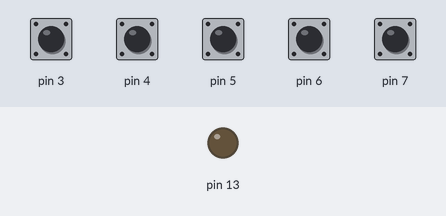
Recording of a sketch running on a simulated Arduino Uno, built with avr-gcc and run on an emulated ATmega328P. Shown: output pins drawn as LEDs (lit = HIGH). Dashed ring = blinking. The test bench sets the inputs (shaded band); at power-on: pin 3–7 HIGH. What the sketch prints to the serial monitor is not drawn.

Above: at 1.2 s.
1.3 s: pin 3 pulled LOW for 0.15 s
At 1.38 s:
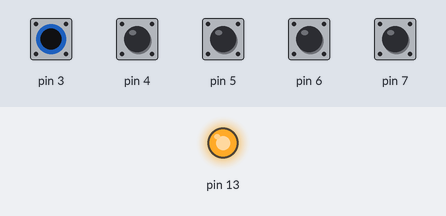
2.9 s: pin 4 pulled LOW for 0.15 s
At 4.2 s:
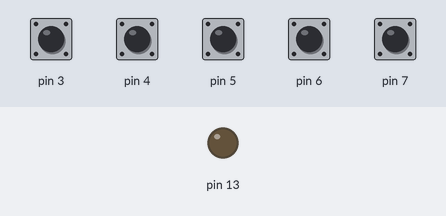
4.5 s: pin 5 pulled LOW for 0.15 s
At 4.58 s:
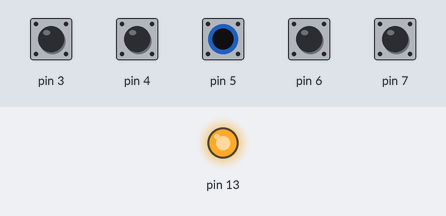
6.1 s: pin 6 pulled LOW for 0.15 s
At 6.7 s:
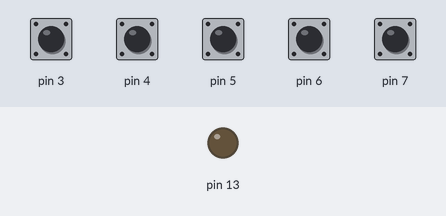
7.7 s: pin 7 pulled LOW for 0.15 s
At 7.77 s:
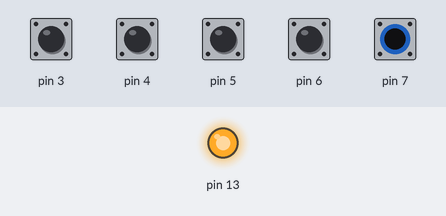
9.3 s: pin 3 pulsed LOW 5 times (0.12 s each, 0.3 s apart)
At 10.56 s:
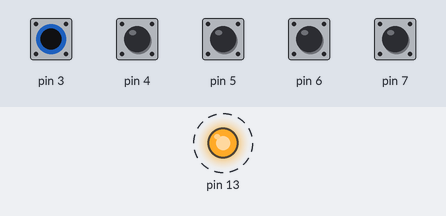
Timing chart, 0 to 12.3 s (numbered marks = the images above; inputs shaded):
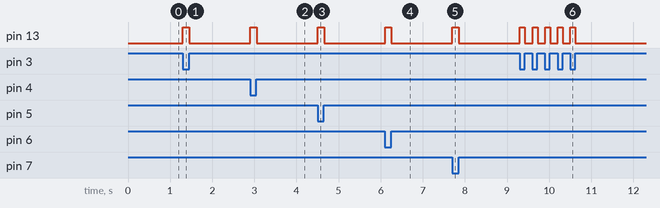

The sketch:

BUTTONS.ino
```cpp
int i;
int check=0;
int oldcheck=0;

void setup() {
  Serial.begin(9600);
  pinMode(13, OUTPUT);
  for(i=3;i<=7;++i) pinMode(i, INPUT_PULLUP);
}

void loop() {
  check=0;
  for(i=3;i<=7;++i)
    if(digitalRead(i)==LOW) check=i;

  if(check>0) digitalWrite(13, HIGH);
  else digitalWrite(13, LOW);

  if(oldcheck!=check)
  {
    switch(check)
    {
      case  3: Serial.print("Y"); break;
      case  4: Serial.print("B"); break;
      case  5: Serial.print("S"); break;
      case  6: Serial.print("G"); break;
      case  7: Serial.print("R"); break;
    }
    oldcheck=check;
  }
  delay(10);
}
```

Measured:
- after the input at 1.3 s, pin 13: LOW → HIGH at once, → LOW 0.15 s later
- after the input at 2.9 s, pin 13: LOW → HIGH at once, → LOW 0.15 s later
- after the input at 4.5 s, pin 13: LOW → HIGH at once, → LOW 0.15 s later
- after the input at 6.1 s, pin 13: LOW → HIGH at once, → LOW 0.15 s later
- after the input at 7.7 s, pin 13: LOW → HIGH at once, → LOW 0.15 s later
- after the input at 9.3 s, pin 13: alternates HIGH for 0.12 s and LOW for 0.18 s, 10 changes in all, then stays LOW, starting at once
